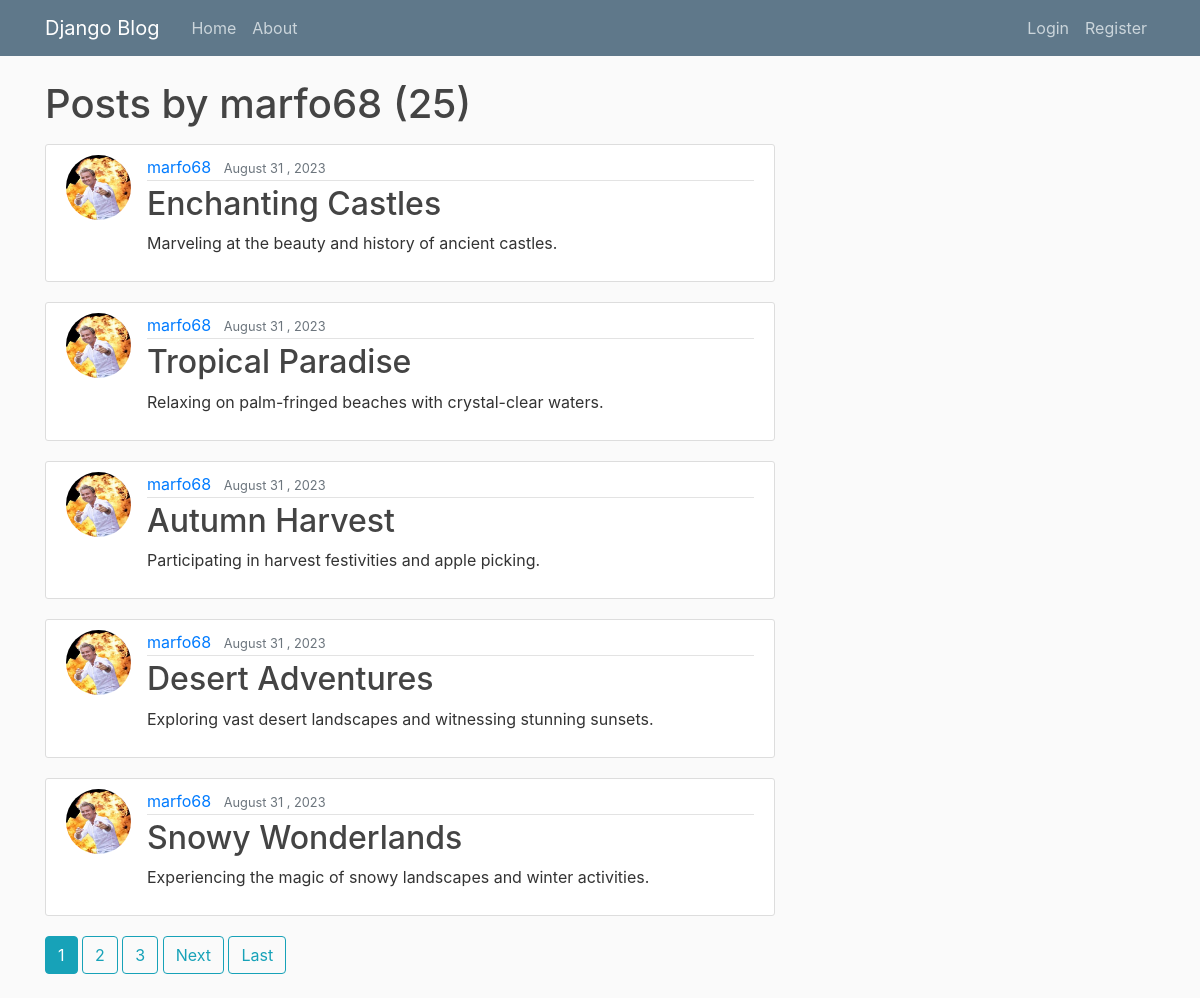
/user/marfo68, run on the app's committed database.
### blog/models.py (models this page shows, shortened)
class Post(models.Model):
    title = models.CharField(max_length=100)
    content = models.TextField()
    date_posted = models.DateTimeField(default=timezone.now)
    author = models.ForeignKey(User, on_delete=models.CASCADE)

### users/models.py (models this page shows, shortened)
class Profile(models.Model):
    user = models.OneToOneField(User, on_delete=models.CASCADE)
    image = models.ImageField(default='default.jpg', upload_to='profile_pics')

### blog/views.py (the view)
# urls.py: path('user/<str:username>', UserPostListView.as_view(), name='user-posts'),
class UserPostListView(ListView):
    model = Post
    template_name = 'blog/user_posts.html'  # <app>/<model>_<viewtype>.html
    context_object_name = 'posts'
    paginate_by = 5
    def get_queryset(self):
        user = get_object_or_404(User, username=self.kwargs.get('username'))
        return Post.objects.filter(author=user).order_by('-date_posted')

### blog/templates/blog/user_posts.html (shortened to what this page needs)
{% extends "blog/base.html" %}
{% block content %}
<h1 class="mb-3">Posts by {{ view.kwargs.username }} ({{ page_obj.paginator.count }})</h1>
{% for post in posts %}
<article class="media content-section">
    <img class ="rounded-circle article-img" src="{{ post.author.profile.image.url }}">
    <div class="media-body">
        <div class="article-metadata">
            <a class="mr-2" href="{% url 'user-posts' post.author.username %}">{{ post.author }}</a>
            <small class="text-muted">{{ post.date_posted|date:"F d , Y" }}</small>
        </div>
        <h2><a class="article-title" href="{% url 'post-detail' post.id %}">{{ post.title }}</a></h2>
        <p class="article-content">{{ post.content }}</p>
    </div>
</article>
{% endfor %}
{% if is_paginated %}
      {% for num in page_obj.paginator.page_range %}
        {% if page_obj.number == num %}
          <a class="btn btn-info mb-4" href="?page={{ num }}">{{ num }}</a>
        {% elif num > page_obj.number|add:'-3' and num < page_obj.number|add:'3' %}
          <a class="btn btn-outline-info mb-4" href="?page={{ num }}">{{ num }}</a>
        {% endif %}
      {% endfor %}
      {% if page_obj.has_next %}
        <a class="btn btn-outline-info mb-4" href="?page={{ page_obj.next_page_number }}">Next</a>
        <a class="btn btn-outline-info mb-4" href="?page={{ page_obj.paginator.num_pages }}">Last</a>
      {% endif %}
    {% endif %}
{% endblock content %}

### blog/static/blog/main.css (style rules this page uses)
body { background: #fafafa; color: #333333; margin-top: 5rem; }
h1, h2, h3, h4, h5, h6 { color: #444444; }
.content-section { background: #ffffff; padding: 10px 20px; border: 1px solid #dddddd; border-radius: 3px; margin-bottom: 20px; }
.article-title { color: #444444; }
.article-content { white-space: pre-line; }
.article-img { height: 65px; width: 65px; margin-right: 16px; }
.article-metadata { padding-bottom: 1px; margin-bottom: 4px; border-bottom: 1px solid #e3e3e3 }

### data on the page
Post: author.profile.image (picture), author "marfo68", date_posted "August 31 , 2023", title "Enchanting Castles", content "Marveling at the beauty and history of ancient castles."
Post: author.profile.image (picture), author "marfo68", date_posted "August 31 , 2023", title "Tropical Paradise", content "Relaxing on palm-fringed beaches with crystal-clear waters."
Post: author.profile.image (picture), author "marfo68", date_posted "August 31 , 2023", title "Autumn Harvest", content "Participating in harvest festivities and apple picking."
Post: author.profile.image (picture), author "marfo68", date_posted "August 31 , 2023", title "Desert Adventures", content "Exploring vast desert landscapes and witnessing stunning sunsets."
Post: author.profile.image (picture), author "marfo68", date_posted "August 31 , 2023", title "Snowy Wonderlands", content "Experiencing the magic of snowy landscapes and winter activities."

### other printed values
{{ view.kwargs.username }} "marfo68"
{{ page_obj.paginator.count }} "25"
{{ num }} "1"
{{ num }} "2" "3"
